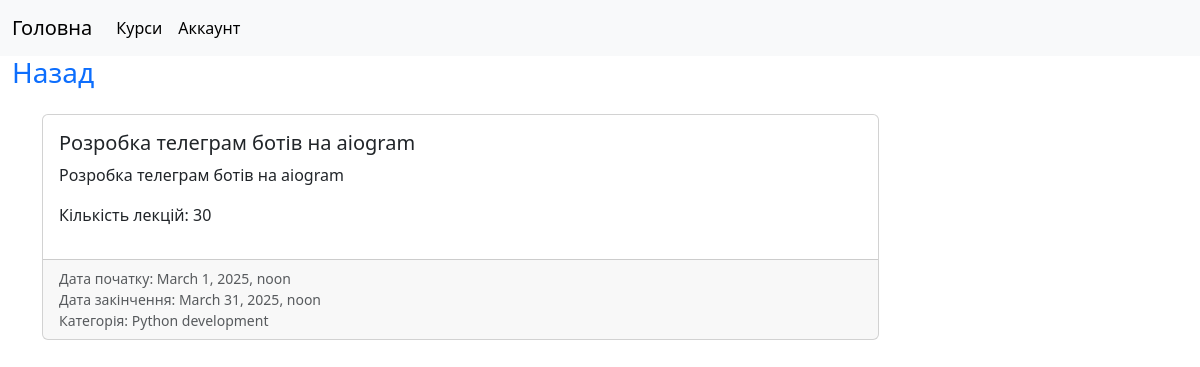
The page /courses/aiogram-dev/2/ on the database its author committed.
### courses/models.py (models this page shows, shortened)
class Course(models.Model):
    title = models.CharField(max_length=250, verbose_name='Назва')
    slug = models.SlugField(max_length=250)
    category = models.ForeignKey(
        Category,
        on_delete=models.CASCADE,
        related_name='courses',
        verbose_name='Категорія'
    )
    description = models.TextField(verbose_name='Опис')
    start_date = models.DateTimeField(default=now, verbose_name='Дата початку')
    finish_date = models.DateTimeField(default=now, verbose_name='Дата закінчення')
    number_of_lecture = models.PositiveIntegerField(verbose_name='Кількість лекцій')
    status = models.CharField(max_length=10, choices=COURSE_STATUS, verbose_name='Статус')
    class Meta:
        ordering = ['-start_date']
        verbose_name = 'Курс'
        verbose_name_plural = 'Курси'
    def __str__(self):
        return self.title

class Category(models.Model):
    title = models.CharField(max_length=250, verbose_name='Назва')
    slug = models.SlugField(max_length=250)
    class Meta:
        ordering = ['-title']
        verbose_name = 'Категорія'
        verbose_name_plural = 'Категорії'
    def __str__(self):
        return self.title

### courses/views.py (the view)
# urls.py: path('<slug:course_slug>/<int:course_id>/', views.course_detail, name='course_detail')
def course_detail(request, course_slug, course_id):
    course = get_object_or_404(Course, slug=course_slug, id=course_id)
    context = {'course': course}
    return render(request, 'courses/course/detail.html', context)

### courses/templates/courses/course/detail.html (shortened to what this page needs)
{% extends 'main/base.html' %}
{% load static %}
{% block styles %}
    <link rel="stylesheet" href="{% static 'courses/css/detail.css' %}">
{% endblock %}
{% block content %}
    <main class="container-fluid content">
        <h3><a href="{% url 'courses:course_list' %}">Назад</a></h3>
        <article class="container my-3 course-content">
            <div class="card-check">
                <div class="card" style="width: 75%;">
                    <div class="card-body">
                        <h5 class="card-title">{{ course }}</h5>
                        <p class="card-text">{{ course.description }}</p>
                        <p class="card-text">Кількість лекцій: {{ course.number_of_lecture }}</p>
                    </div>
                    <div class="card-footer mt-3">
                        <small class="text-body-secondary">Дата початку: {{ course.start_date }}</small>
                        <small class="text-body-secondary">Дата закінчення: {{ course.finish_date }}</small>
                        <small class="text-body-secondary">Категорія: {{ course.category }}</small>
                    </div>
                </div>
            </div>
        </article>
    </main>
{% endblock %}

### courses/static/courses/css/detail.css (style rules this page uses)
a { text-decoration: none; }
.content { display: flex; justify-content: center; flex-direction: column; }
.card-footer { display: flex; justify-content: center; flex-direction: column; }

### rows shown on the page
Course: title "Розробка телеграм ботів на aiogram", description "Розробка телеграм ботів на aiogram", number_of_lecture "30", start_date "March 1, 2025, noon", finish_date "March 31, 2025, noon", category "Python development"
